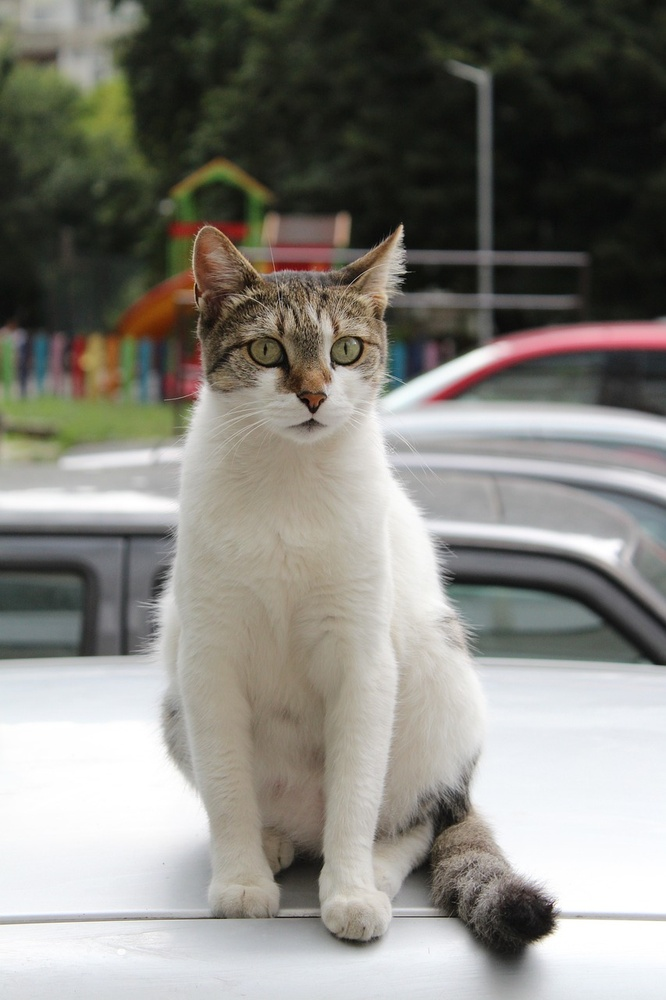
%> input picture matlab_kodları/cat.jpg, 666 x 1000 px, shrunk from 853 x 1280 before the run
$ octave konvolsyon.m   (GNU Octave 9; MATLAB toolbox functions it lacks are replaced by stand-ins)
%> lines starting %> are read from the running program, lines starting %| are printed output that depends on the picture
% Giriş resmini yükleyin
GirisResmi = imread('cat.jpg'); % Kendi resim dosyanız ile değiştirin
%> GirisResmi is the input picture: size 1000x666x3 uint8; mean R, G, B 133.1, 131.6, 125.1

% Resmin boyutlarını alın
[ResimYuksekligi, ResimGenisligi, ~] = size(GirisResmi);
%> ResimYuksekligi = 1000; ResimGenisligi = 666

% Çekirdek matrisi (3x3)
Matris = [0, -2, 0; -2, 11, -2; 0, -2, 0];

% Çekirdek matrisi ile konvolüsyon uygulayın
% Renkli resim üzerinde işlemi yapıyoruz
CikisResmiR = GirisResmi(:,:,1); % Kırmızı kanal
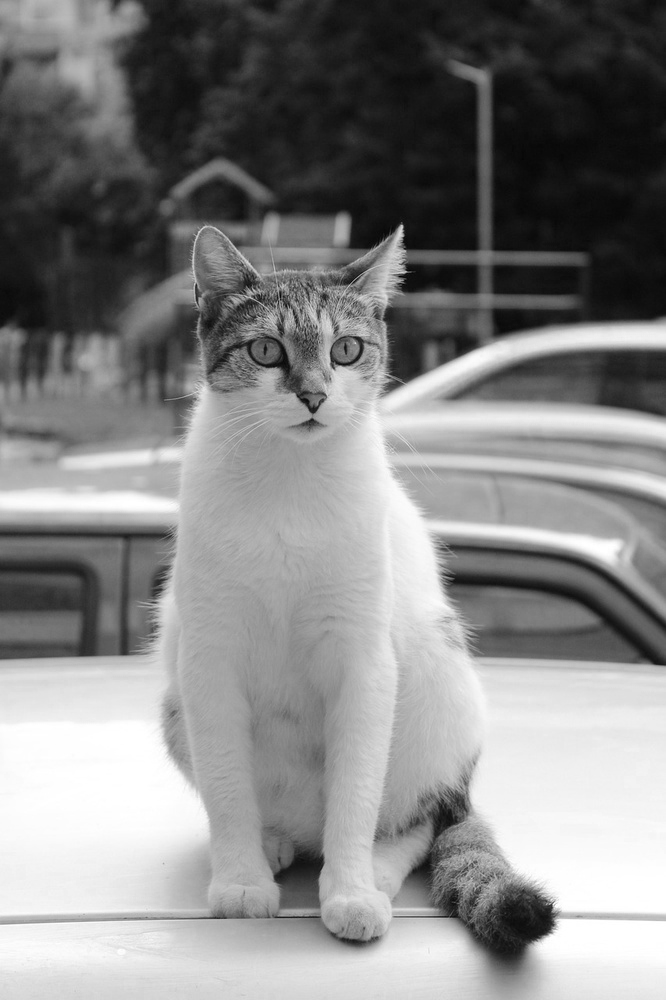
%> CikisResmiR: size 1000x666 uint8; min 0, max 255, mean 133.1
CikisResmiG = GirisResmi(:,:,2); % Yeşil kanal
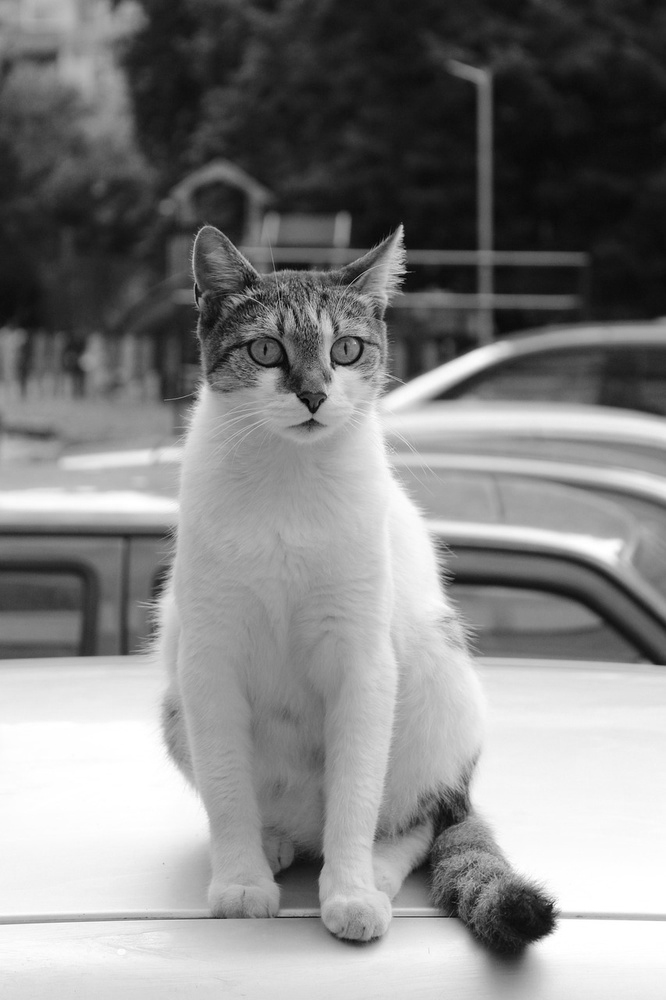
%> CikisResmiG: size 1000x666 uint8; min 0, max 255, mean 131.6
CikisResmiB = GirisResmi(:,:,3); % Mavi kanal
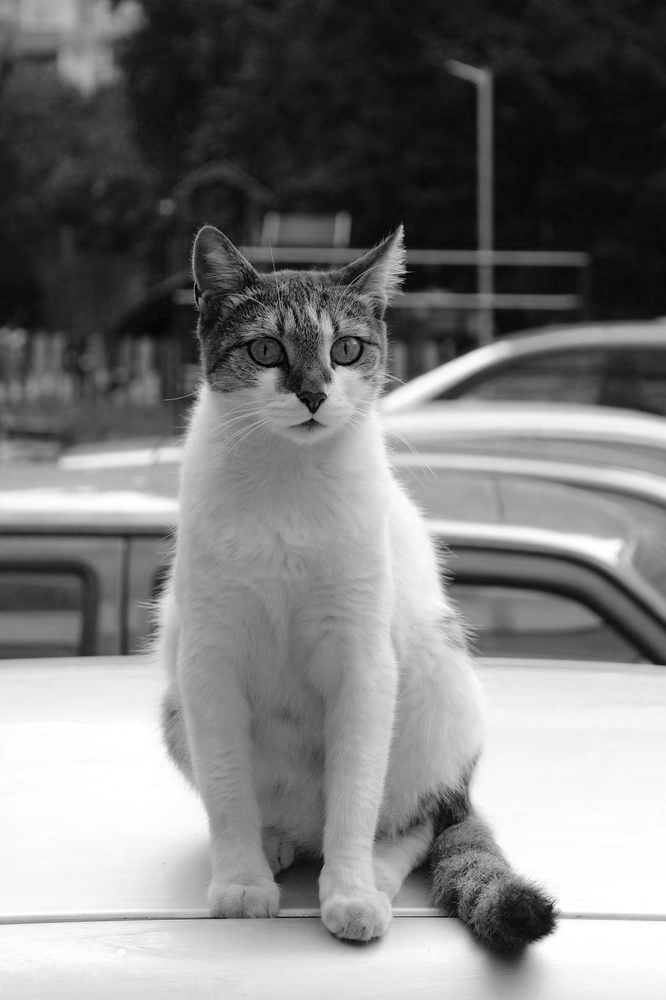
%> CikisResmiB: size 1000x666 uint8; min 0, max 255, mean 125.1

CikisResmiR = uint8(conv2(double(CikisResmiR), Matris, 'same'));
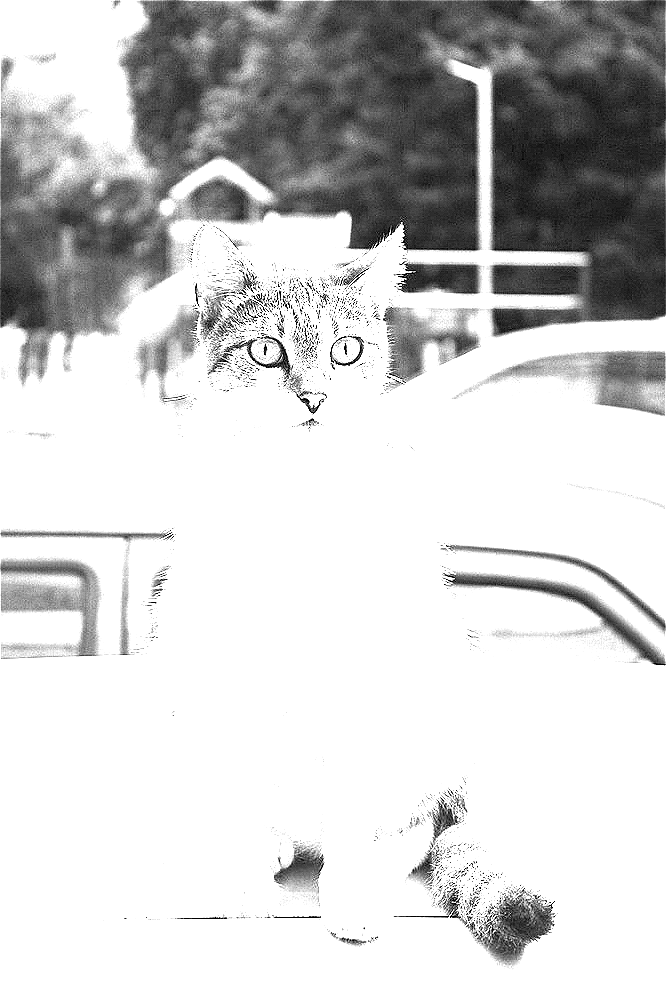
%> CikisResmiR: size 1000x666 uint8; min 0, max 255, mean 205.9
CikisResmiG = uint8(conv2(double(CikisResmiG), Matris, 'same'));
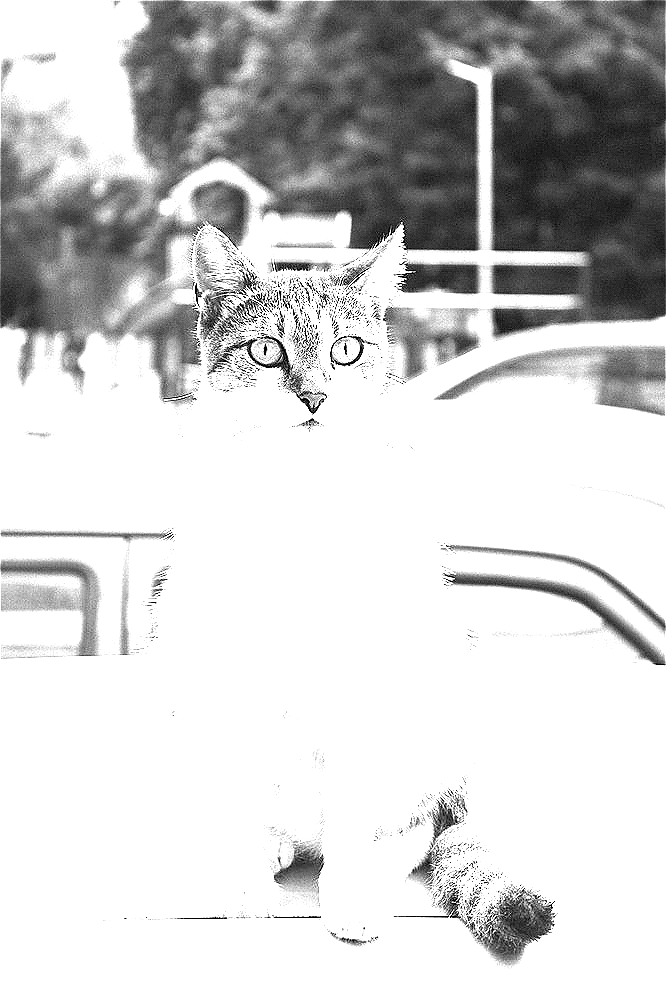
%> CikisResmiG: size 1000x666 uint8; min 0, max 255, mean 206.7
CikisResmiB = uint8(conv2(double(CikisResmiB), Matris, 'same'));
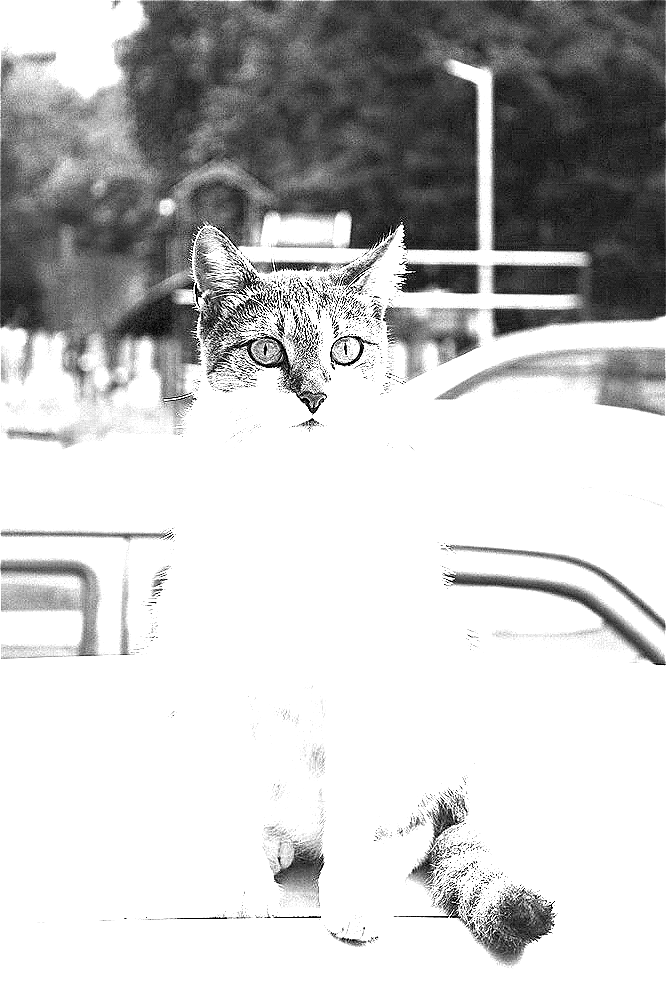
%> CikisResmiB: size 1000x666 uint8; min 0, max 255, mean 197.1

% Piksel değerlerini [0, 255] aralığına sıkıştırın
CikisResmiR(CikisResmiR > 255) = 255;
CikisResmiR(CikisResmiR < 0) = 0;

CikisResmiG(CikisResmiG > 255) = 255;
CikisResmiG(CikisResmiG < 0) = 0;

CikisResmiB(CikisResmiB > 255) = 255;
CikisResmiB(CikisResmiB < 0) = 0;

% Netleştirilmiş resmi yeniden birleştirin
CikisResmi = cat(3, CikisResmiR, CikisResmiG, CikisResmiB);
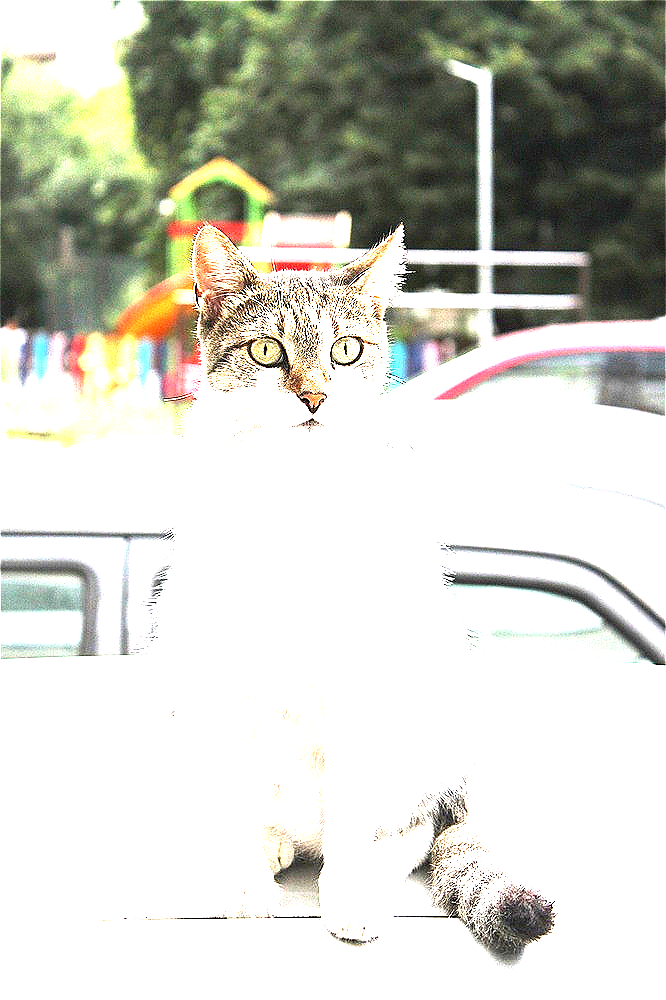
%> CikisResmi: size 1000x666x3 uint8; mean R, G, B 205.9, 206.7, 197.1

% Orijinal ve netleştirilmiş resmi yan yana görselleştirin
figure;
subplot(1, 2, 1);
imshow(GirisResmi);
title('Orijinal Resim');

subplot(1, 2, 2);
imshow(CikisResmi);
title('Konvolüsyon ile Netleştirilmiş Resim');

$ run again, with matlab_kodları/Plaka.jpg copied over matlab_kodları/cat.jpg
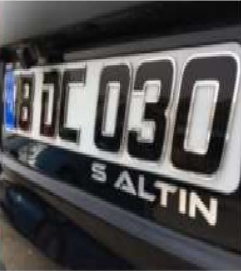
%> input picture matlab_kodları/Plaka.jpg, 241 x 271 px
%> GirisResmi is the input picture: size 271x241x3 uint8; mean R, G, B 82.2, 81.2, 81.8
%> `CikisResmiB = uint8(conv2(double(CikisResmiB), Matris, 'same'));`:
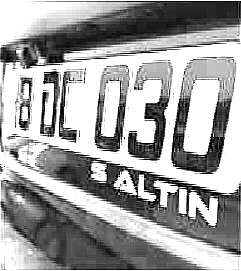
%> CikisResmiB: size 271x241 uint8; min 0, max 255, mean 159.6
%> `CikisResmi = cat(3, CikisResmiR, CikisResmiG, CikisResmiB);`:
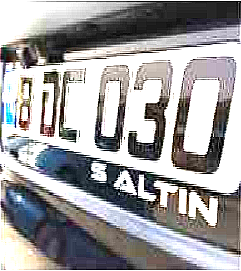
%> CikisResmi: size 271x241x3 uint8; mean R, G, B 159.7, 158.4, 159.6

$ run again, with matlab_kodları/flowers.jpg copied over matlab_kodları/cat.jpg
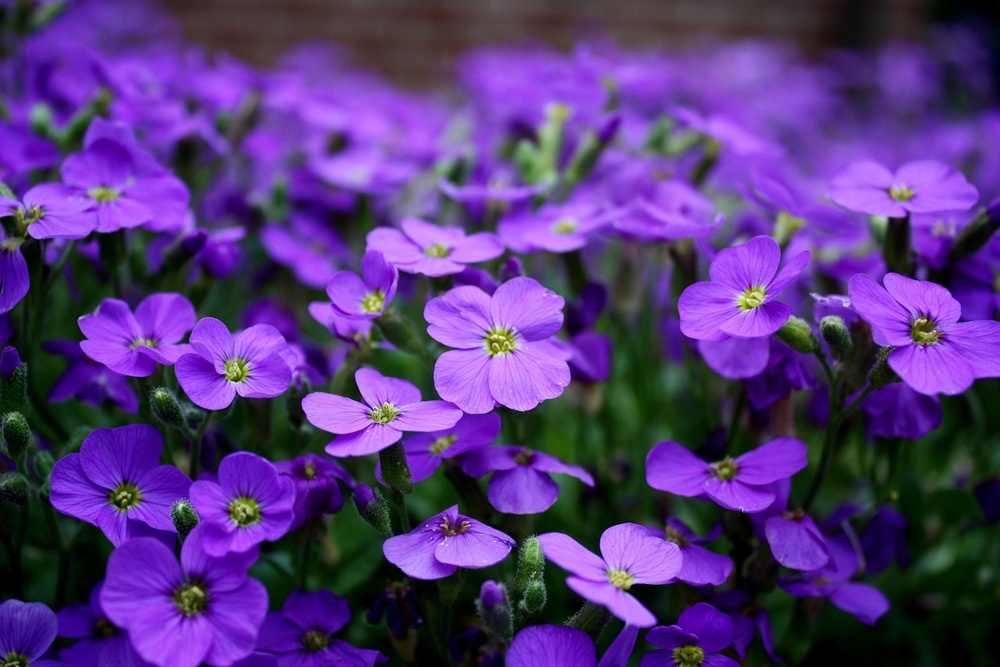
%> input picture matlab_kodları/flowers.jpg, 1000 x 667 px, shrunk from 1280 x 854 before the run
%> GirisResmi is the input picture: size 667x1000x3 uint8; mean R, G, B 85.2, 54.3, 123.1
%> `CikisResmiB = uint8(conv2(double(CikisResmiB), Matris, 'same'));`:
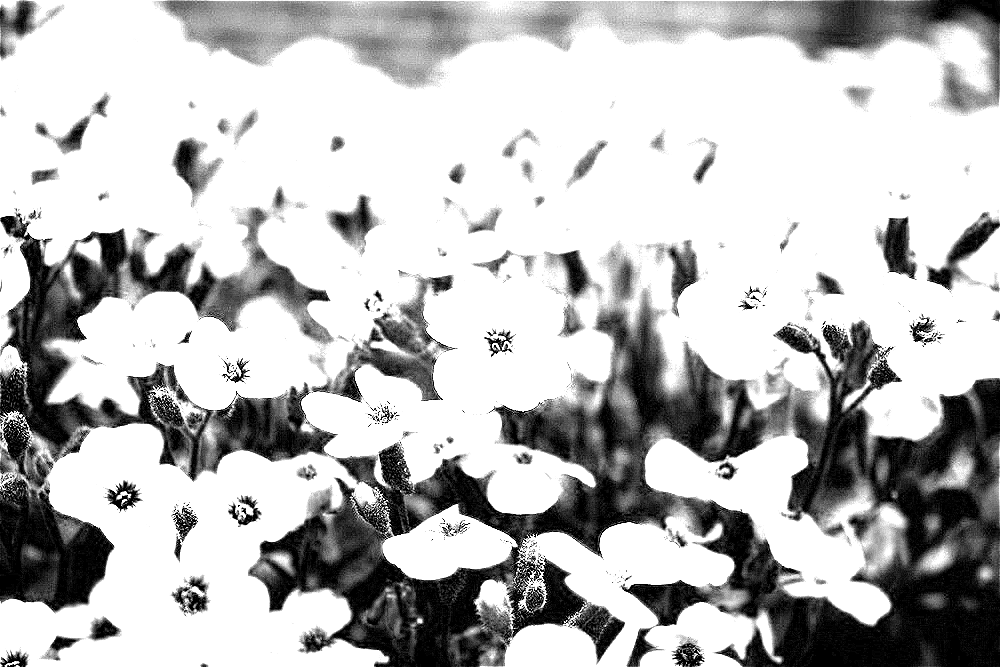
%> CikisResmiB: size 667x1000 uint8; min 0, max 255, mean 186.8
%> `CikisResmi = cat(3, CikisResmiR, CikisResmiG, CikisResmiB);`:
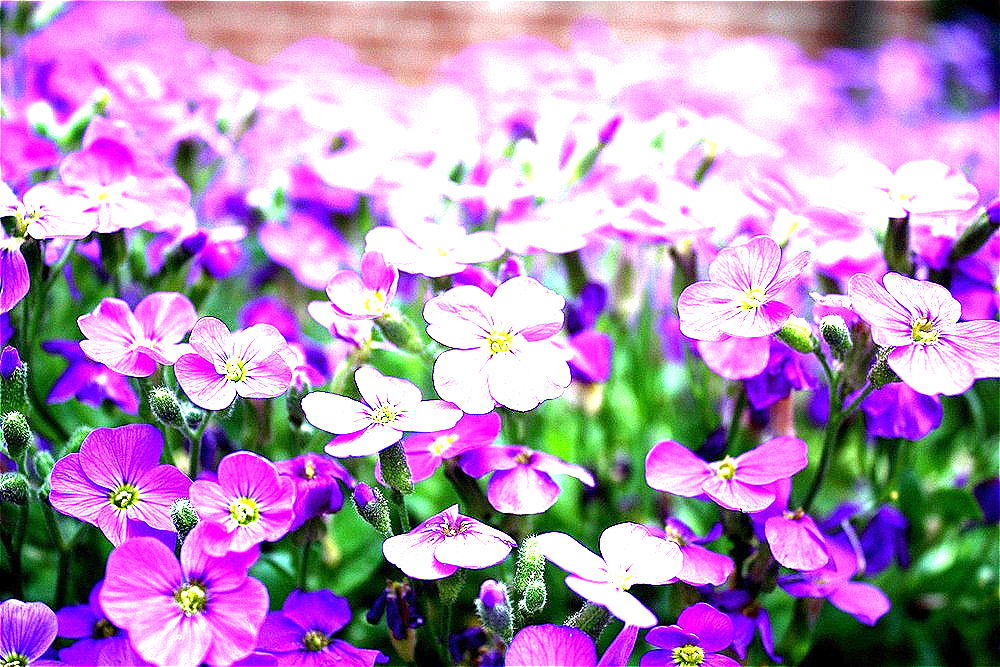
%> CikisResmi: size 667x1000x3 uint8; mean R, G, B 177.8, 145.4, 186.8
